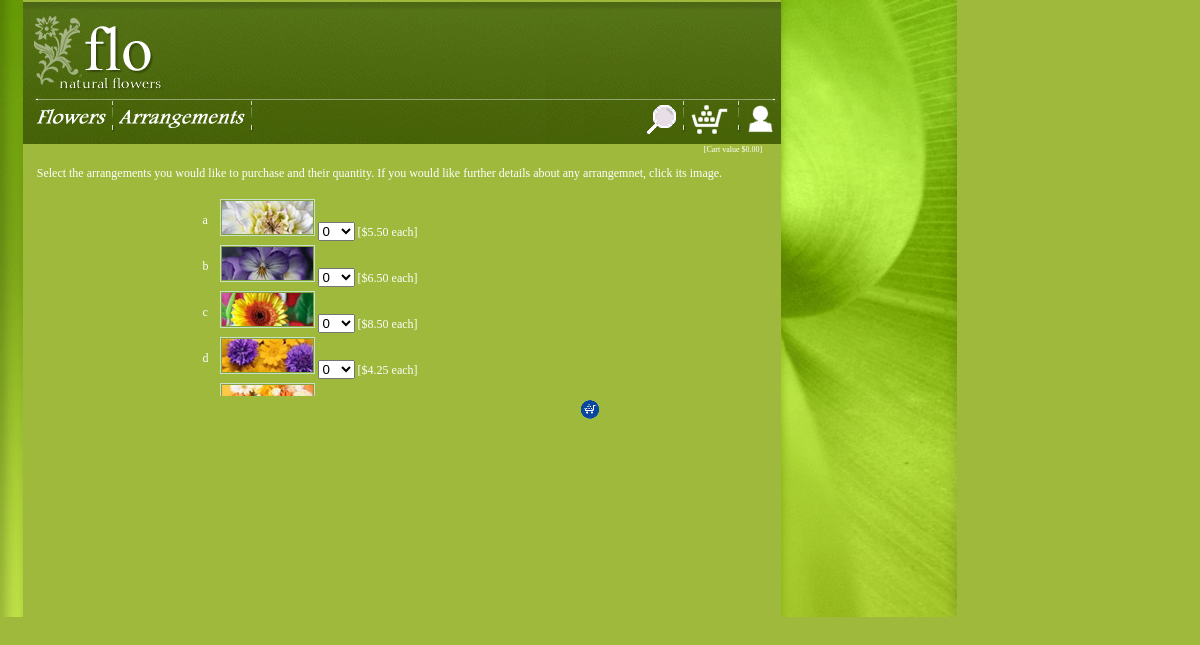
/flowershop/selectarrangements.php, run on the app's committed database.
### tables this page shows
create table arrangements(
uid integer not null auto_increment,
name varchar(20),
description text,
price float(5,2) default '0.00',
primary key (uid)
);

### flowershop/db_func.php (called while the page is built, shortened)
<?php
function calc_cart_total(){
if (!isset( $_COOKIE["flowershop_cart"])) {
		return "0.0";
}
}
function db_query($querystr){
	$result = mysql_query($querystr);
	if (!db_error($result)){
		return $result;
	}
	else{
	 	die('Invalid query: ' . mysql_error());
	}
}
function fetch_row($resultset){
	$retval = mysql_fetch_array($resultset);
	return $retval;
}
function db_error($resultset){
	if (!$resultset){
		switch (get_db_error_no()){
			case 1062:
					print "<p>One or more of the fields have to have a unique entry";
					print "<p>Please <a href=\"javascript:history.go(-1)\">return</a> and correct the error";
					return TRUE;
					break;
			case 1064:
					print "<p>There was an error in the SQL statement";
					print "<p>SQL = ".$GLOBALS["lastquery"];
					break;
			default:
				print "<p>There was an error with the database.";
				print "<p>SQL = ".$GLOBALS["lastquery"];
				print "<p>If this problem persists, please contact the <a href=\"mailto:$adm\">administrator</a> of this site.";
				$errorstr = get_db_error();
				print "<p>$errorstr";
				break;
		}
		print "<p><p>MySQL error - ".mysql_error();
		close_db();
		exit();
		return TRUE;
	}
	else{
		return FALSE;
	}
}
?>

### flowershop/selectarrangements.php (the view, shortened to what this page needs)
<!DOCTYPE HTML PUBLIC "-//W3C//DTD HTML 4.01 Transitional//EN">
<html>
<head>
<link href="style.css" rel="stylesheet" type="text/css">
</head>
<body bgcolor=#9FB93D leftmargin=0 topmargin=0 marginwidth=0 marginheight=0>
<table width="957" height="617" border="0" cellpadding="0" cellspacing="0">
  <tr>
    <td width="28" background="images/leftsidefill.gif"><img src="images/spacer.gif" width="1" height="1"></td>
    <td width="755" valign="top"><table width="758" height="608" border="0" cellpadding="0" cellspacing="0">
        <tr>
          <td height="145" colspan="3"><img src="images/menu.gif" alt="Search for flowers and arrangements" width="758" height="142" border="0" usemap="#Map" href="../account.php">
            </td>
        </tr>
        <tr>
          <td width="15" height="410"><img src="images/spacer.gif" width="1" height="1"></td>
          <td width="752" align="left" valign="top">
<?php
require "db_func.php";
$total = calc_cart_total();
echo "<p align=\"right\" class=\"carttotal\">[Cart value $".number_format($total, 2)."]</p>";
?>
            <p class="Content">Select the arrangements you would like to purchase and their quantity.
            If you would like further details about any arrangemnet, click its image.</p>
			<form name="arrangementsfrm" action="buyarrangements.php" method="post">
			<table width="400" align="center">
              <tr>
                <td>
                  <div style="overflow: auto; width: 400px; height: 200px; scrollbar-base-color: #9FB93D">
		          <table width=100%>
<?php
$result = db_query("select * from arrangements");
$row = fetch_row($result);
while ($row){
	echo "<tr><td align=left>\n";
	echo "<p class=\"Content\">".$row["name"]."</p>\n";
	echo "</td><td>\n";
	echo "<p class=\"Content\"><img border=\"0\" onclick=\"NewWindow('showdetails.php?type=arrangements&id=".$row["uid"]."','Page','400','400','yes');\" ";
	echo "src=\"uploads/arrangements/".$row["uid"]."/pic.gif\">\n";
	echo "<select name=\"".$row["uid"]."\">\n";
	echo "<option value=\"0\">0</option>\n";
	echo "</select>\n";
	echo " [$".$row["price"]." each]</p>\n";
	echo "</td></tr>\n";
	$row = fetch_row($result);
}
?>
                  </table>
		          </div>
	             </td>
              </tr>
              <tr>
                <td align="right">
                  <input type="image" alt="Add to cart" src="images/addcart.gif"></p>
	        </td>
              </tr>
            </table>
			</form>
            </td>
          <td width="20"><img src="images/spacer.gif" width="1" height="1"></td>
        </tr>
        <tr>
          <td height=53 colspan="3" align="left"><img src="images/logo.gif"></td>
        </tr>
      </table></td>
    <td width="218" background="images/rightsidefill.gif"><img src="images/spacer.gif" width="1" height="1"></td>
  </tr>
</table>
</body>
</html>

### flowershop/style.css (style rules this page uses)
.Content { font-family:Tahoma; font-size:12px; color:ffffff; }
.carttotal { font-family:Tahoma; font-size:8px; color:ffffff; }

### data on the page
arrangements: name "a", shows a picture, uid "0", price "5.50"
arrangements: name "b", shows a picture, uid "0", price "6.50"
arrangements: name "c", shows a picture, uid "0", price "8.50"
arrangements: name "d", shows a picture, uid "0", price "4.25"
arrangements: shows a picture

### other printed values
$total "0.00"
